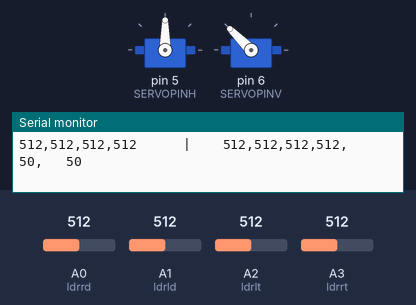
This sketch was run on a simulated Arduino Uno, built with avr-gcc and run on an emulated ATmega328P. On the bench: 2 × servo, the last lines printed to the serial monitor. The inputs (shaded band) are chosen by the test bench; at power-on: A0 (ldrrd) = 512, A1 (ldrld) = 512, A2 (ldrlt) = 512, A3 (ldrrt) = 512.

Above: at 5.4 s.
5.5 s: A0 (ldrrd) set to 605
7.0 s: A0 (ldrrd) set to 627
At 8.1 s:
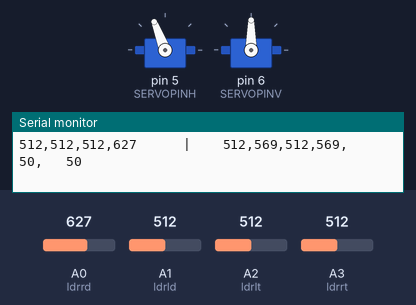
10.0 s: A1 (ldrld) set to 306
At 12.6 s:
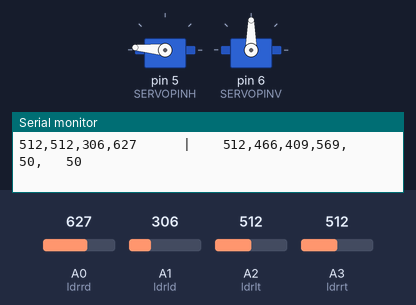
13.0 s: A1 (ldrld) set to 280
At 13.7 s:
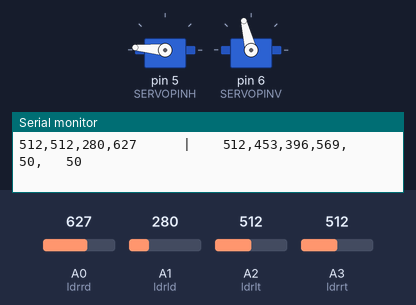
16.0 s: A2 (ldrlt) set to 948
19.0 s: A2 (ldrlt) set to 968
At 20.1 s:
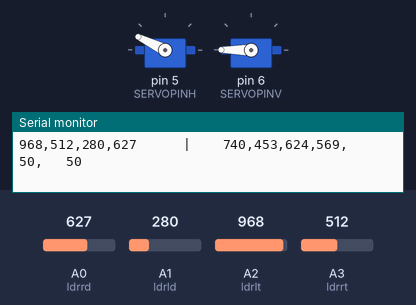
Timing chart, 0 to 25.5 s (numbered marks = the images above; inputs shaded):
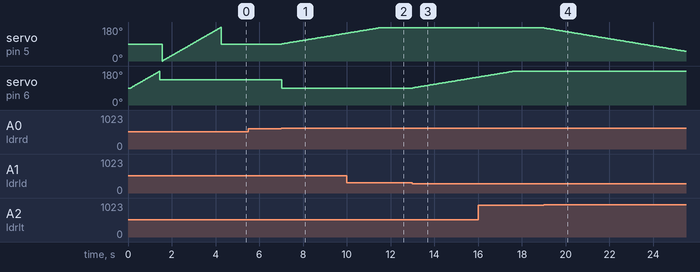

The sketch:

SunTracking.ino
```cpp
#include <Servo.h>

#define SERVOPINH  5 //수평서보
#define SERVOPINV  6 //수직서보

#define dtime   50  //지연매개변수, 값이 작을수록 해당 속도가 빨라지며 그 반대의 경우도 마찬가지（10~100）
#define tol   50    //조도의 해당 범위가 작을수록 더 민감하고 반대로 느립니다.
                    //(값은 10~100이고, 다른 주변 광도에 따라 감도가 다르며 실내 광원이 크게 변하고 변화가 작습니다.)
/* 위의 2개 매개변수는 너무 작습니다. 빛의 미묘한 변화에 극도로 민감하여 지터가 발생합니다.
   지터를 제거하기 위해 필터링을 사용하거나 매개변수를 조정하여 응답시간 또는 감도를 늦출 수 있습니다.*/

// 수평서보 설정
Servo horizontal; // 수평서보
int servoh = 90;   // 기본각도

int servohLimitHigh = 175;  //좌우각도 max
int servohLimitLow = 5;     //좌우각도 min

// 수직서보 설정
Servo vertical;     // 수직서보
int servov = 90;    // 기본각도

int servovLimitHigh = 180;  //상하각도 max
int servovLimitLow = 90;    //최대앙각이 너무 커서 센서가 프레임에 닿을 수 있습니다.


// 4개 센서용 배선
#define ldrlt  A2
#define ldrrt  A3
#define ldrld  A1
#define ldrrd  A0


void setup()
{
  Serial.begin(115200);
  horizontal.attach(SERVOPINH);
  vertical.attach(SERVOPINV);
  horizontal.write(servoh);
  vertical.write(servov);
  delay(100);

  //테스트실행
  //걸림이 있는지 확인하면서 수직 축의 작동을 테스트합니다.
  for (int i = servovLimitLow; i < servovLimitHigh; i += 2)
  { vertical.write(i);
    delay(30);
  }
  vertical.write((servovLimitLow + servovLimitHigh) / 2);
  delay(100);
  //테스트레벨
  for (int i = 0; i < 180; i += 2)
  { horizontal.write(i);
    delay(30);
  }
  horizontal.write((servohLimitHigh + servohLimitLow) / 2);
  //테스트에 문제가 없으면 여기에서 코드를 제거할 수 있습니다.

}

void loop()
{
  int lt = analogRead(ldrlt); //
  int rt = analogRead(ldrrt); //
  int ld = analogRead(ldrld); //
  int rd = analogRead(ldrrd); //4개 센서 각각의 조도 값 읽기

  int avt = (lt + rt) / 2; //
  int avd = (ld + rd) / 2; //
  int avl = (lt + ld) / 2; //
  int avr = (rt + rd) / 2; //평균인접 판독값

  int dvert = avt - avd; //
  int dhoriz = avl - avr;//그런 다음 위쪽 및 아래쪽 행의 평균과 왼쪽 및 오른쪽 행의 평균 계산

  Serial.print(lt);
  Serial.print(",");
  Serial.print(rt);
  Serial.print(",");
  Serial.print(ld);
  Serial.print(",");
  Serial.print(rd);
  Serial.print ("      |    ");

  Serial.print(avt);
  Serial.print(",");
  Serial.print(avd);
  Serial.print(",");
  Serial.print(avl);
  Serial.print(",");
  Serial.print(avr);
  Serial.print(",   ");
  Serial.print(dtime);
  Serial.print(",   ");
  Serial.println(tol);
  //직렬 포트는 판독 값을 출력합니다. 디버깅이 정상인 후 위 시리얼출력코드를 삭제하여 속도를 향상시킬 수 있습니다.

  //차이가 허용 오차 내에 있는지 확인하고 그렇지 않으면 수직 각도를 변경합니다.
  if (-1 * tol > dvert || dvert > tol)
  {
    if (avt > avd)
    {
      servov = ++servov;
      if (servov > servovLimitHigh)
      {
        servov = servovLimitHigh;
      }
    }
    else if (avt < avd)
    {
      servov = --servov;
      if (servov < servovLimitLow)
      {
        servov = servovLimitLow;
      }
    }
    vertical.write(servov); //서보의 회전 각도가 빛과 반대인 경우 (180-servo) 또는 (servo)를 사용해 방향을 변경합니다.
  }

  //차이가 허용 오차 내에 있는지 확인하고 그렇지 않으면 수평 각도를 변경합니다.
  if (-1 * tol > dhoriz || dhoriz > tol)
  {
    if (avl > avr)
    {
      servoh = --servoh;
      if (servoh < servohLimitLow)
      {
        servoh = servohLimitLow;
      }
    }
    else if (avl < avr)
    {
      servoh = ++servoh;
      if (servoh > servohLimitHigh)
      {
        servoh = servohLimitHigh;
      }
    }
    else if (avl = avr)
    {
      // nothing
    }
    horizontal.write(servoh); //서보의 회전 각도가 빛과 반대인 경우 (180-servo) 또는 (servo)를 사용해 방향을 변경합니다.
  }
  delay(dtime);

}
```

Measured:
- the behaviour switches between 613 and 614 on A0 (ldrrd) (found by bisection; images 0 and 1)
- the behaviour switches between 297 and 296 on A1 (ldrld) (found by bisection; images 2 and 3)
- the behaviour switches between 959 and 960 on A2 (ldrlt) (found by bisection; images 3 and 4)
- after the input at 7.0 s, servo on pin 5 (SERVOPINH): moves from 90° to 147° over 2.9 s, starting at once; servo on pin 6 (SERVOPINV): 135° → 90° at once
- after the input at 13.0 s, servo on pin 6 (SERVOPINV): moves from 90° to 148° over 3.0 s, starting at once
- after the input at 19.0 s, servo on pin 5 (SERVOPINH): moves from 175° to 51° over 6.4 s, starting at once
